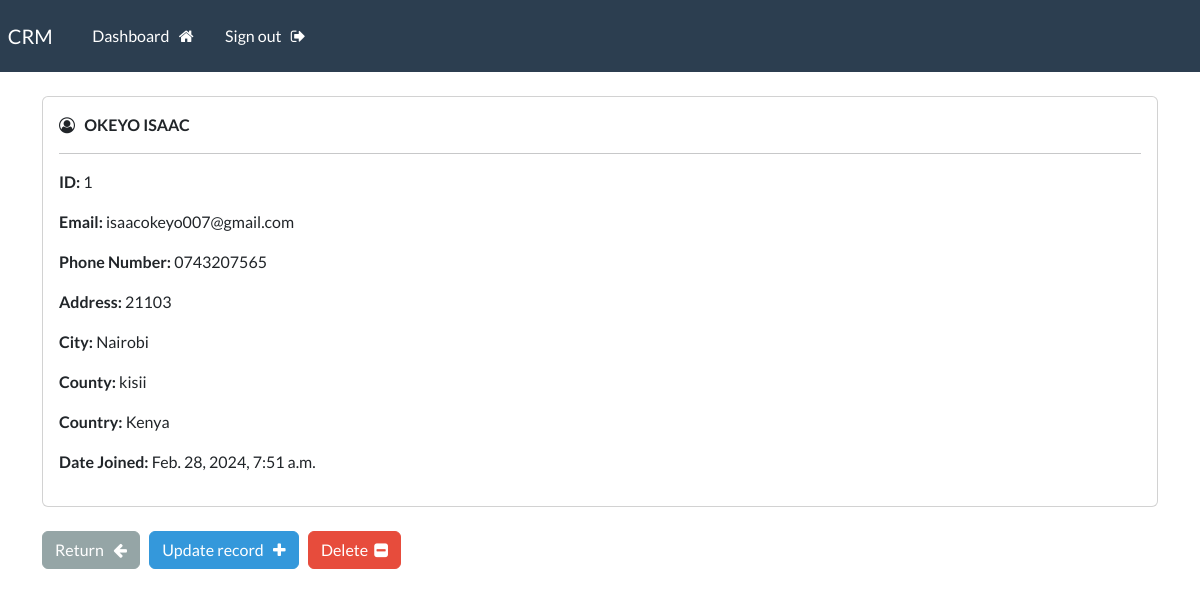
The page /record/1 (signed in) on the database its author committed.
### crudapp/models.py (models this page shows, shortened)
class Records(models.Model):
    creation_date = models.DateTimeField(auto_now_add=True)
    first_name = models.CharField(max_length=100)
    last_name = models.CharField(max_length=100)
    email = models.CharField(max_length =255)
    phone = models.CharField(max_length=20)
    address = models.CharField(max_length=300)
    city = models.CharField(max_length=150)
    county= models.CharField(max_length= 100)
    country = models.CharField(max_length=100)

### crudapp/views.py (the view)
# urls.py: path('record/<int:pk>', views.singular_record, name='record'),
@login_required(login_url='login')
def singular_record(request,pk):
    all_records = Records.objects.get(id=pk)
    context = {'record' :all_records}
    return render (request, 'crudapp/view-record.html', context=context)

### crudapp/templates/crudapp/view-record.html (shortened to what this page needs)
{% extends 'crudapp/base.html' %}
{% block content %}
    <div class="card">
        <div class="card-body">
            <i class="fa fa-user-circle-o" aria-hidden="true"></i> &nbsp;
            <strong>
            {{ record.last_name|upper }}
            {{ record.first_name }}
            </strong>
            <hr>
            <p><strong>ID:</strong> {{record.id}}</p>
            <p><strong>Email:</strong> {{record.email}}</p>
            <p><strong>Phone Number:</strong> {{record.phone}}</p>
            <p><strong>Address:</strong> {{record.address}}</p>
            <p><strong>City:</strong> {{record.city}}</p>
            <p><strong>County:</strong> {{record.county}}</p>
            <p><strong>Country:</strong> {{record.country}}</p>
            <p><strong>Date Joined:</strong> {{record.creation_date}}</p>
        </div>
    </div>
    <br>
    <a href="{% url 'dashboard' %}" class="btn btn-secondary"> Return &nbsp; <i class="fa fa-arrow-left" aria-hidden="true"></i> </a>
    <a href="{% url 'update-record' record.id %}" class="btn btn-info"> Update record &nbsp; <i class="fa fa-plus" aria-hidden="true"></i> </a>
    <a href="{% url 'delete-record' record.id %}" class="btn btn-danger"> Delete &nbsp;<i class="fa fa-minus-square" aria-hidden="true"></i> </a>
{% endblock %}

### rows shown on the page
Records: last_name "OKEYO", first_name "ISAAC", id "1", email "isaacokeyo007@gmail.com", phone "0743207565", address "21103", city "Nairobi", county "kisii", country "Kenya", creation_date "Feb. 28, 2024, 7:51 a.m."
